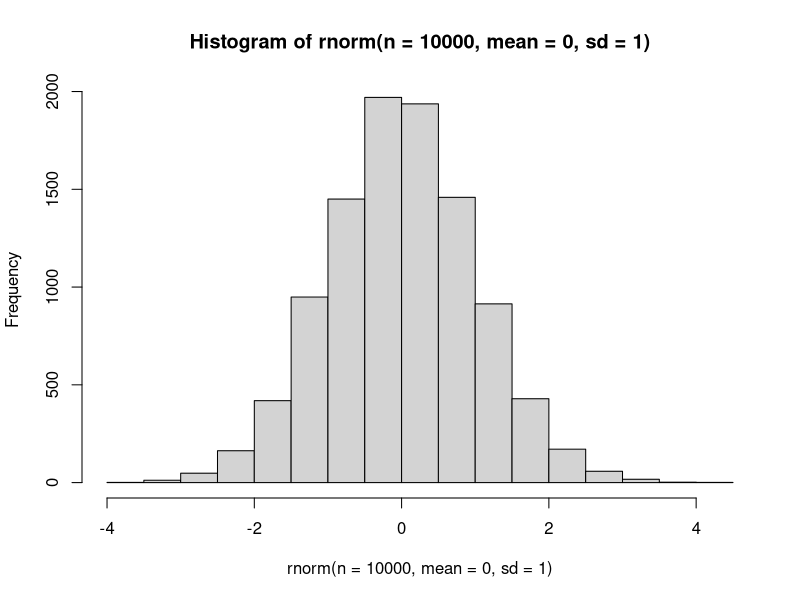
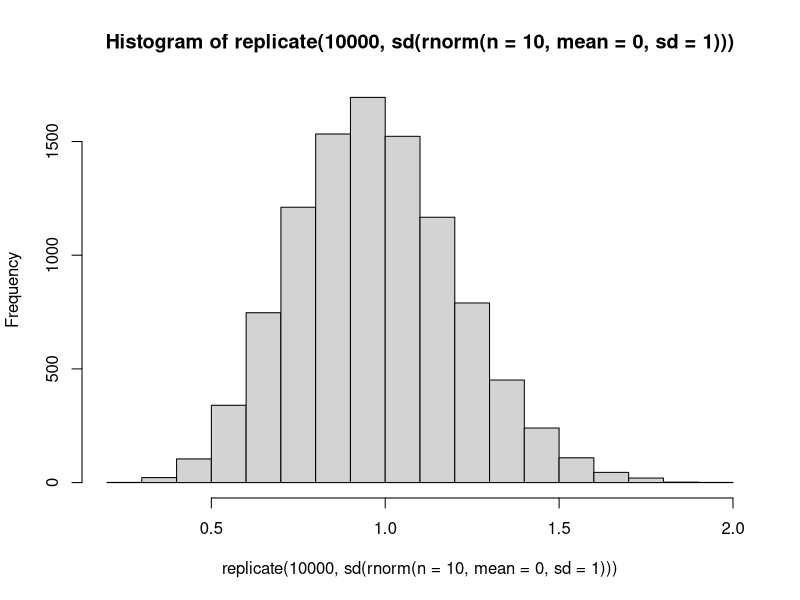
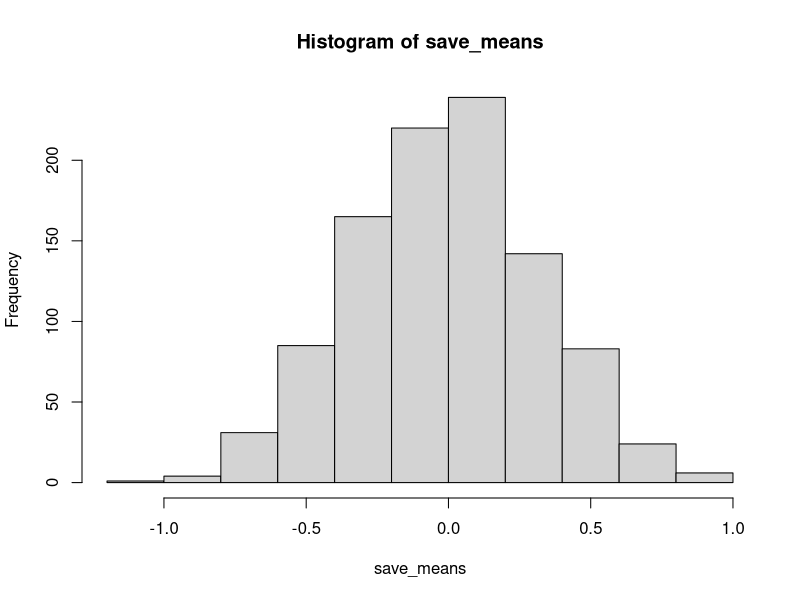
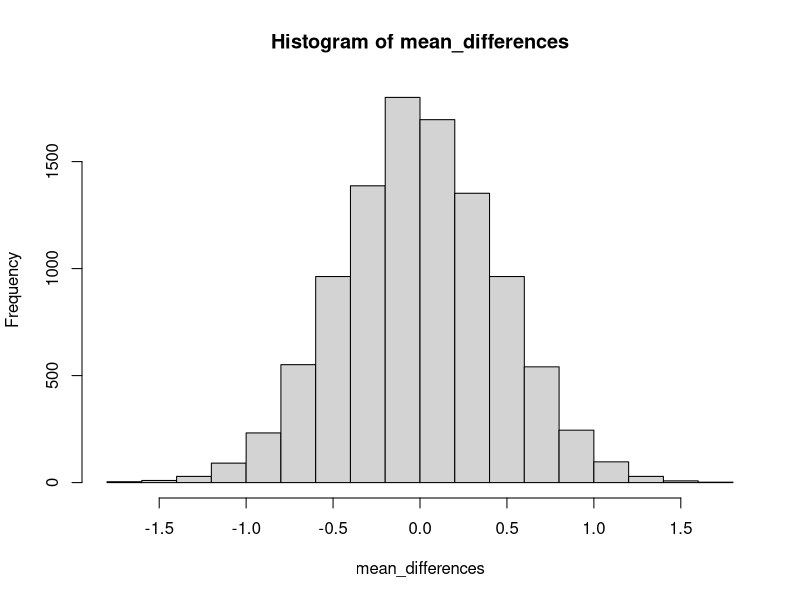
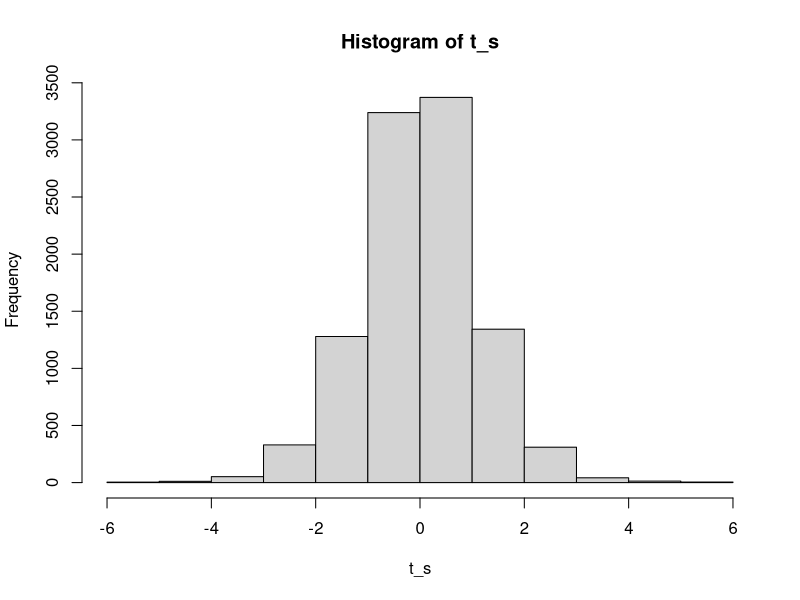
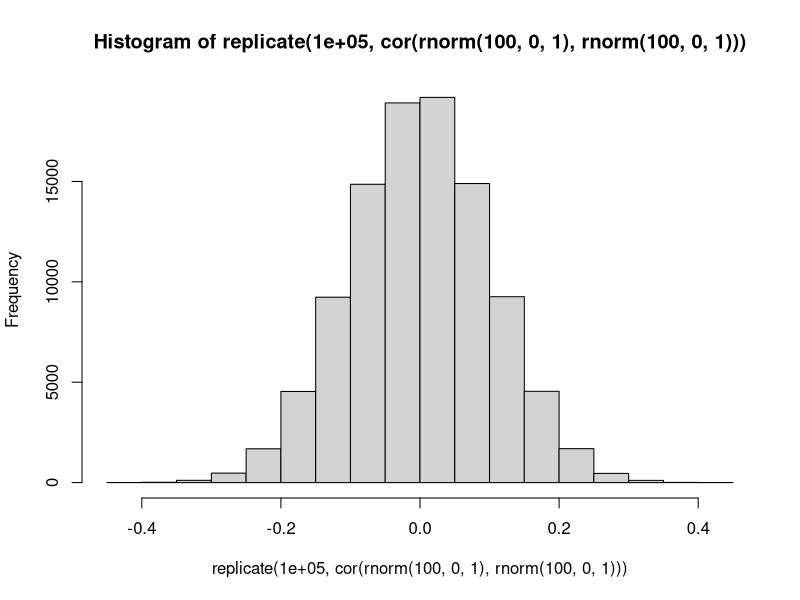
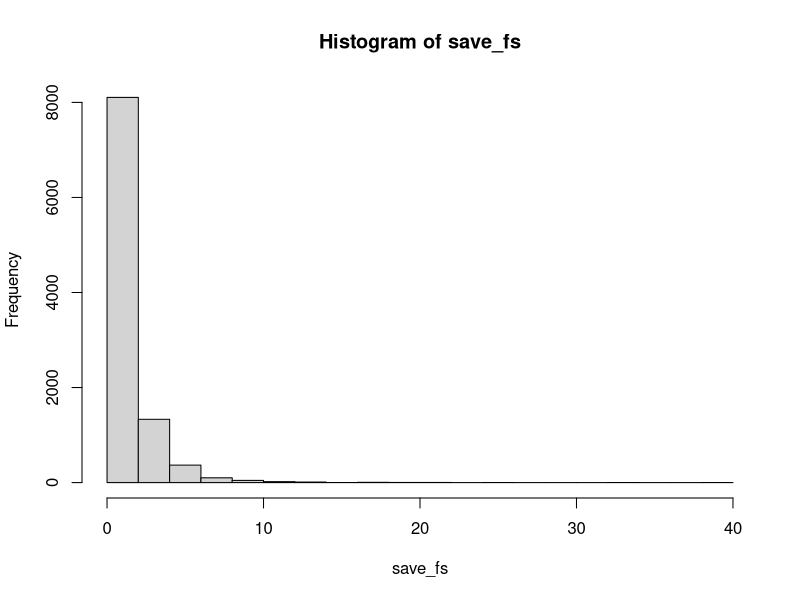

Recreate these plots in R, in order.
## ---- chunk 1
knitr::opts_chunk$set(echo = TRUE)
## ---- chunk 2
rnorm(n=5,mean=0,sd=1)
## ---- chunk 3
hist(rnorm(n=10000,mean=0,sd=1)) #hist for histogram and rnorm for normal distribution

mean(rnorm(n=10,mean=0,sd=1))
sd(rnorm(n=100000,mean=0,sd=1))

mean(rnorm(n=10,mean=0,sd=1))
## ---- chunk 4
#sample mean
#n=10
save_means<-c()
for(i in 1:1000){
save_means[i]<-mean(rnorm(n=10,mean=0,sd=1))
}
  

## ---- chunk 5
#replicate

replicate(1000,mean(rnorm(n=10,mean=0,sd=1)))

hist(replicate(10000,sd(rnorm(n=10,mean=0,sd=1))))

hist(save_means)

SEM<-1/sqrt(10)
SEM

sd(save_means)
## ---- chunk 6
#long way of doing it
A <- rnorm(10,0,1)
B <- rnorm(10,0,1)
MD <- mean(A)-mean(B)
MD

#lets do a loop to create 10000 groups
mean_differences <- replicate(10000, mean(rnorm(10,0,1))-mean(rnorm(10,0,1)))

sort(mean_differences)[95000] #sort will order all the smallest values to the largest values-includes all 10000 numbers. The cutoff numbers in the bracket are found by .95*10000 for critical value

sort(mean_differences)[2500]
sort(mean_differences)[97500]

hist(mean_differences)
## ---- chunk 7
#pt is getting a quantile from a t-test
#qt is getting a p-value from a t-test

pt(q=2,df=9)

#find the probability of t(9) >= .5,1,1.5,2,2.5

pt(q=c(.5,1,1.5,2,2.5),df=9) #pt function provides the lower tail (left side) of the graph

t.test(rnorm(10,0,1),mu=0)$statistic #$statistic separates the t-value and lists it alone (without t-test results)

t_s <- replicate(10000,t.test(rnorm(10,0,1),mu=0)$statistic)

hist(t_s)

sim_ps <- c(length(t_s))

length(t_s[t_s < .5])/10000
length(t_s[t_s < 1])/10000
length(t_s[t_s < 1.5])/10000
length(t_s[t_s < 2])/10000
length(t_s[t_s < 2.5])/10000



## ---- chunk 8
#create a sampling distribution for correlations we can get in a specific situation

cor(rnorm(100,0,1),rnorm(100,0,1))#use cor function to correlate two sets

replicate(10000,cor(rnorm(100,0,1),rnorm(100,0,1)))

hist(replicate(1e+05,cor(rnorm(100,0,1),rnorm(100,0,1))))

sim_rs <- replicate(10000,cor(rnorm(100,0,1),rnorm(100,0,1)))

sort(abs(sim_rs))[95000]
## ---- chunk 9
A <- c(1,2,3,4)
B <- c(3,4,5,6)
C <- c(5,6,7,8)

conds<- rep(c("A","B","C"), each=4)
DV <- c(A,B,C)
df <- data.frame(conds, DV)
summary (aov(DV~conds,df))
## ---- chunk 10
run_anova <- function(){

A <- rnorm(4,0,1)
B <- rnorm(4,0,1)
C <- rnorm(4,0,1)

conds<- rep(c("A","B","C"), each=4)
DV <- c(A,B,C)
df <- data.frame(conds, DV)
summary (aov(DV~conds,df))

sum_out <- summary(aov(DV~conds,df))
sum_out[[1]]$`F value`[1]

return(sum_out[[1]]$`F value`[1])
}


save_fs <- replicate(10000,run_anova())


hist(save_fs)

sort(save_fs)[9500]

qf(.95,2,9)
